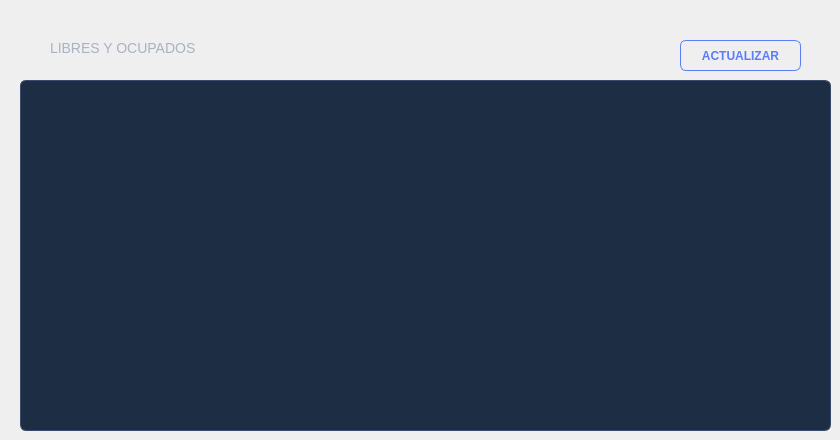
      <widget class="QWidget" name="tab_6">
       <attribute name="title">
        <string>MAPA ASIENTOS</string>
       </attribute>
       <widget class="QTableWidget" name="tablaAsientos">
        <property name="geometry">
         <rect>
          <x>20</x>
          <y>80</y>
          <width>811</width>
          <height>351</height>
         </rect>
        </property>
        <property name="styleSheet">
         <string notr="true">QTableWidget {
    background-color: #1D2D44;
    alternate-background-color: #25314A;
    color: #F1FAEE;
    gridline-color: #3A4A6B;
    border: 1px solid #3A4A6B;
    border-radius: 6px;
    font-family: &quot;Montserrat&quot;;
}
QHeaderView::section {
    background-color: #0D1321;
    color: #F1FAEE;
    padding: 6px;
    border: none;
    font-family: &quot;Montserrat SemiBold&quot;;
    font-weight: 600;
}
QTableWidget::item {
    padding: 4px;
}
QTableWidget::item:selected {
    background-color: #E63946;
    color: #F1FAEE;
}</string>
        </property>
       </widget>
       <widget class="QPushButton" name="btnRefrescarSala">
        <property name="geometry">
         <rect>
          <x>680</x>
          <y>40</y>
          <width>121</width>
          <height>31</height>
         </rect>
        </property>
        <property name="styleSheet">
         <string notr="true">QPushButton {
    background-color: transparent;
    color: #5C7CFA;
    border: 1px solid #5C7CFA;
    border-radius: 6px;
    padding: 6px 14px;
    font-family: &quot;Montserrat&quot;;
    font-weight: 600;
}
QPushButton:hover {
    background-color: #5C7CFA;
    color: #F1FAEE;
}
QPushButton:pressed {
    background-color: #3D5FE0;
    border: 1px solid #3D5FE0;
    color: #F1FAEE;
}</string>
        </property>
        <property name="text">
         <string>ACTUALIZAR</string>
        </property>
       </widget>
       <widget class="QLabel" name="label_32">
        <property name="geometry">
         <rect>
          <x>50</x>
          <y>40</y>
          <width>151</width>
          <height>16</height>
         </rect>
        </property>
        <property name="styleSheet">
         <string notr="true">font-family: &quot;Montserrat &quot;;
font-size: 14px;
color: #A8B2C1;
background: transparent;
font: 900 </string>
        </property>
        <property name="text">
         <string>LIBRES Y OCUPADOS</string>
        </property>
       </widget>
      </widget>
